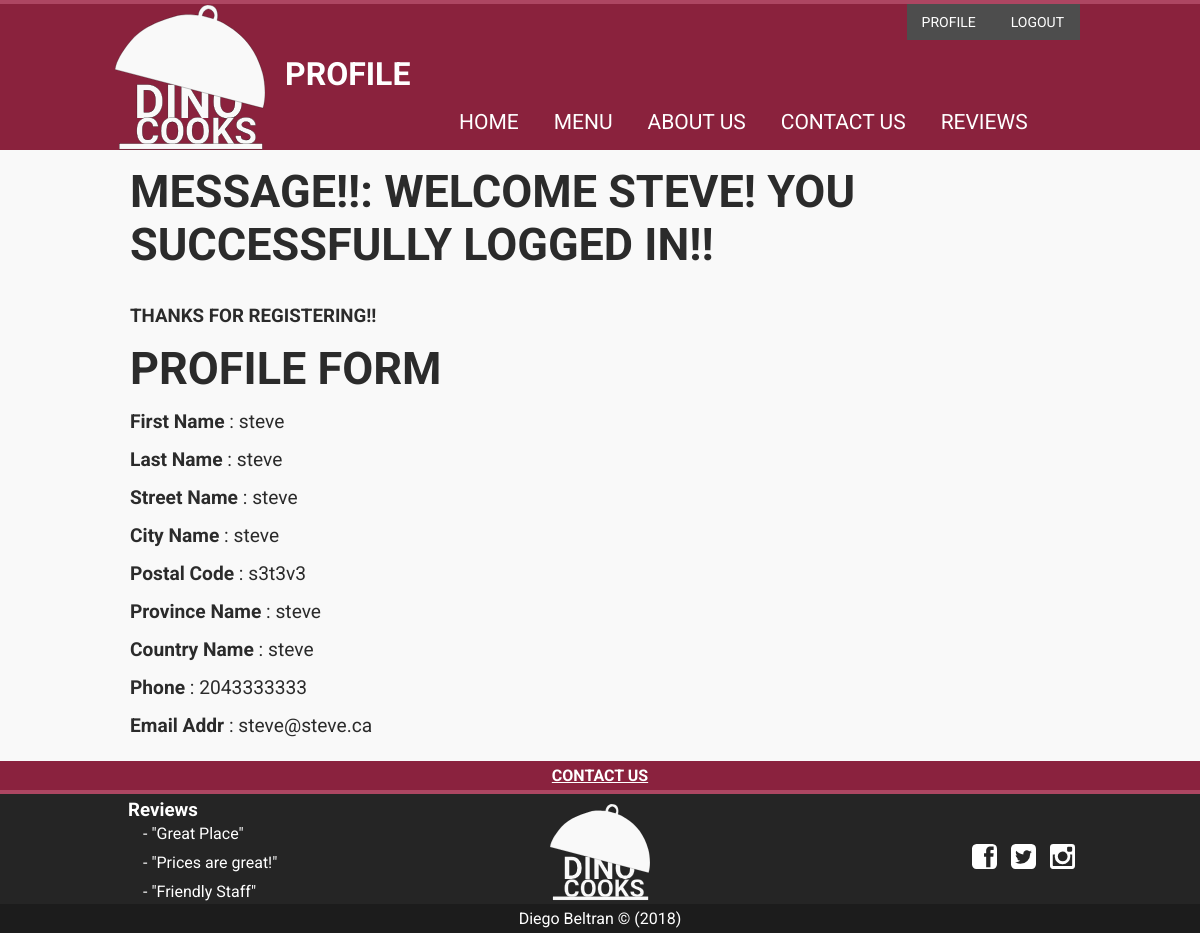
Screenshot of /?page=profile (signed in) with the database file from the repository.
### tables this page shows
CREATE TABLE `customer` (
  `customer_id` int(11) NOT NULL,
  `first_name` varchar(255) DEFAULT NULL,
  `last_name` varchar(255) DEFAULT NULL,
  `street_name` varchar(255) DEFAULT NULL,
  `city_name` varchar(255) DEFAULT NULL,
  `postal_code` varchar(255) DEFAULT NULL,
  `province_name` varchar(255) DEFAULT NULL,
  `country_name` varchar(255) DEFAULT NULL,
  `phone` varchar(255) DEFAULT NULL,
  `email_addr` varchar(255) DEFAULT NULL,
  `password` varchar(255) DEFAULT NULL,
  `created_at` datetime NOT NULL DEFAULT current_timestamp(),
  `updated_at` datetime DEFAULT NULL,
  `deleted` tinyint(4) DEFAULT NULL
);

### controllers/profile.php (called while the page is built, shortened)
<?php
$slug = "profile";
if(isset($_SESSION['logged_in'])){
  $query = 'SELECT first_name, last_name, street_name,
   city_name, postal_code, province_name,
   country_name, phone, email_addr
   from customer WHERE email_addr = :email_addr';
  $params = array('email_addr' => $_SESSION['username']);
  $stmt = $dbh->prepare($query);
  $stmt->execute($params);
  $user = $stmt->fetch(PDO::FETCH_ASSOC);
} else {
  header('Location: ?page=login');
  die;
}
require APP . '/views/profile.php';

### views/profile.php (the view)
<?php
require '../views/inc/header.inc.php';
?>
			  <h2><?=$slug?> form</h2>
        <?php
        foreach ($user as $key => $value) {
          $label = ucwords(str_replace('_', ' ', $key));
          echo "<p><strong>".$label."</strong> : ". $value ."</p>";
        }?>
			</div>
		</div>
		<?php include '../views/inc/footer.inc.php';?>
	</body>
</html>

### public/styles/stylesheet_desktop.css (style rules this page uses)
body { box-sizing: border-box; font-family: 'Roboto', Arial, sans-serif; font-size: 16px; margin: 0; background-color: #f9f9f9; height: auto; }
#wrapper h2 { font-size: 45px; font-weight: 700; }
#wrapper h2, #wrapper h3 { color: #2b2b2b; padding: 10px; padding-top: 15px; padding-bottom: 0; margin: 0; text-transform: uppercase; font-weight: 700; }
body#profile #content p { color: #2b2b2b; padding: 10px; padding-top: 15px; padding-bottom: 0; margin: 0; font-size: 1.2rem; }

### public/styles/stylesheet_mobile.css (style rules this page uses)
body { box-sizing: border-box; font-family: 'Roboto', Arial, sans-serif; font-size: 16px; margin: 0; background: linear-gradient(#f9f9f9 1%, #ededed 100%); background-color: #f9f9f9; background: #000; }
body { background-color: rgba(138, 34, 61, 1); }
#wrapper h2, #wrapper h3 { color: #2b2b2b; padding: 10px; padding-top: 15px; padding-bottom: 0; margin: 0; text-transform: uppercase; font-weight: 700; }

### public/styles/stylesheet_print.css (style rules this page uses)
body { font-family: 'Roboto', Arial, sans-serif; }

### rows the page displays
customer: first_name "steve", last_name "steve", street_name "steve", city_name "steve", postal_code "s3t3v3", province_name "steve", country_name "steve", phone "2043333333", email_addr "steve@steve.ca"

### other values shown
$title "PROFILE"
$flash_message "WELCOME STEVE! YOU SUCCESSFULLY LOGGED IN!!"
$slug "PROFILE"
$label "First Name"
$label "Last Name"
$label "Street Name"
$label "City Name"
$label "Postal Code"
$label "Province Name"
$label "Country Name"
$label "Phone"
$label "Email Addr"
